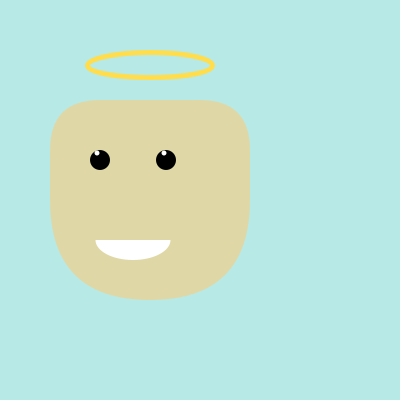
Frame 1 (no input)
Frame 60 (the mouse pressed at the canvas centre just before this capture): identical to frame 1, image omitted
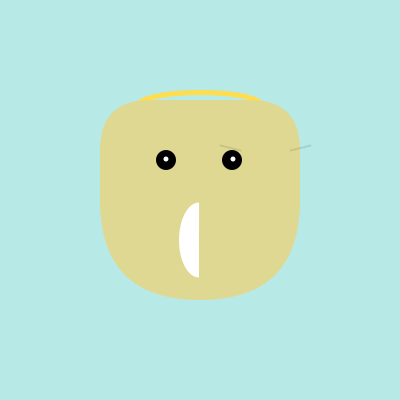
Frame 120 (the mouse held since frame 60 and released just before this capture)

The Processing sketch that drew these frames (run headless with seeded random() and noise(); from frame 60 on, the mouse is pressed at the canvas centre):

// Processing sketch: processing_184491
// ── processing_184491.pde

void setup(){
  size(400,400);
  smooth();
  frameRate(50);
  noStroke();
}
void face(){
  if (mouseX<200){
    fill(223,216,166);
    rectMode(CENTER);
    rect(150+mouseX/4,200,200,200,50,50,100,100);
  }
  else {
    fill(223-16*(mouseX-200)/50,216-141*(mouseX-200)/50,146-96*(mouseX-200)/50);
    rectMode(CENTER);
    rect(200+(mouseX-200)/4,200,200,200,50,50,100,100);
  }
}
void eyes(){
  fill(0);
  ellipse(100+mouseX/3,160,20,20);
  ellipse(499/3+mouseX/3,160,20,20);
  fill(255);
  ellipse(97+mouseX/2.9,153+mouseY/30,5,5);
  ellipse(164+mouseX/2.9,153+mouseY/30,5,5);
  stroke(0,mouseX-175);
  strokeWeight(2);
  line(220,145,240,150);
  line(310,145,290,150);
  noStroke();
}
void halo(){
  noFill();
  stroke(255,221,76);
  strokeWeight(5);
  ellipse(150+mouseX/4,65+(mouseX/5),125,25);
  noStroke();
}
void horns(){
  fill(255,16,0);
  triangle(180+mouseX/50,150-(mouseX/5),200+mouseX/50,190-(mouseX/5),160+mouseX/50,190-(mouseX/5));
  triangle(270+mouseX/50,150-(mouseX/5),290+mouseX/50,190-(mouseX/5),250+mouseX/50,190-(mouseX/5));
}
void bluesquare(){
  fill(183,233,230);
  rectMode(CENTER);
  rect(200,200,400,180);
}
void mouth(){
  translate(133+mouseX/3,240);
  rotate(radians(mouseX/2.22));
  arc(0,0,75,40,0,PI,OPEN);
}
void draw(){
  background(183,233,230);
  halo();
  horns();
  bluesquare();
  
  face();
  eyes();
  mouth();
}
